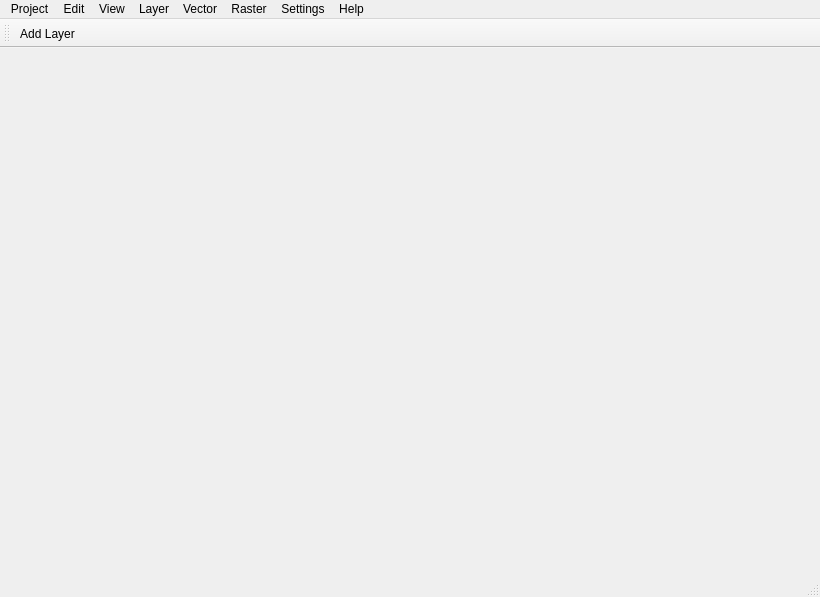
<?xml version="1.0" encoding="UTF-8"?>
<ui version="4.0">
 <class>MainWindow</class>
 <widget class="QMainWindow" name="MainWindow">
  <property name="geometry">
   <rect>
    <x>0</x>
    <y>0</y>
    <width>820</width>
    <height>597</height>
   </rect>
  </property>
  <property name="minimumSize">
   <size>
    <width>600</width>
    <height>400</height>
   </size>
  </property>
  <property name="windowTitle">
   <string>πGIS</string>
  </property>
  <property name="locale">
   <locale language="English" country="UnitedStates"/>
  </property>
  <property name="animated">
   <bool>true</bool>
  </property>
  <widget class="QWidget" name="centralwidget">
   <property name="sizePolicy">
    <sizepolicy hsizetype="Expanding" vsizetype="Expanding">
     <horstretch>0</horstretch>
     <verstretch>0</verstretch>
    </sizepolicy>
   </property>
   <layout class="QHBoxLayout" name="horizontalLayout_2">
    <property name="leftMargin">
     <number>0</number>
    </property>
    <property name="topMargin">
     <number>0</number>
    </property>
    <property name="rightMargin">
     <number>0</number>
    </property>
    <property name="bottomMargin">
     <number>0</number>
    </property>
    <item>
     <layout class="QHBoxLayout" name="mainLayout"/>
    </item>
   </layout>
  </widget>
  <widget class="QMenuBar" name="menuBar">
   <property name="geometry">
    <rect>
     <x>0</x>
     <y>0</y>
     <width>820</width>
     <height>22</height>
    </rect>
   </property>
   <widget class="QMenu" name="menuLayer">
    <property name="title">
     <string>Layer</string>
    </property>
    <widget class="QMenu" name="menuCreateLayer">
     <property name="title">
      <string>Create Layer</string>
     </property>
     <addaction name="actionNewShapefileLayer"/>
    </widget>
    <addaction name="menuCreateLayer"/>
    <addaction name="actionAddLayer"/>
    <addaction name="actionCopyLayer"/>
    <addaction name="separator"/>
    <addaction name="actionEnableEditing"/>
   </widget>
   <widget class="QMenu" name="menuSettings">
    <property name="title">
     <string>Settings</string>
    </property>
    <addaction name="actionOptions"/>
   </widget>
   <widget class="QMenu" name="menuVector">
    <property name="title">
     <string>Vector</string>
    </property>
   </widget>
   <widget class="QMenu" name="menuRaster">
    <property name="title">
     <string>Raster</string>
    </property>
   </widget>
   <widget class="QMenu" name="menuHelp">
    <property name="title">
     <string>Help</string>
    </property>
    <addaction name="actionAbout"/>
   </widget>
   <widget class="QMenu" name="menuView">
    <property name="title">
     <string>View</string>
    </property>
    <addaction name="actionShowToolBar"/>
   </widget>
   <widget class="QMenu" name="menuEdit">
    <property name="title">
     <string>Edit</string>
    </property>
    <addaction name="actionCut"/>
    <addaction name="actionCopy"/>
    <addaction name="separator"/>
    <addaction name="actionPaste"/>
    <addaction name="actionPasteAs"/>
    <addaction name="separator"/>
   </widget>
   <widget class="QMenu" name="menuProject">
    <property name="title">
     <string>Project</string>
    </property>
    <addaction name="actionProjectNew"/>
    <addaction name="separator"/>
    <addaction name="actionProjectOpen"/>
    <addaction name="separator"/>
    <addaction name="actionProjectSave"/>
    <addaction name="actionProjectSaveAs"/>
    <addaction name="actionSaveImage"/>
    <addaction name="separator"/>
    <addaction name="actionExit"/>
   </widget>
   <addaction name="menuProject"/>
   <addaction name="menuEdit"/>
   <addaction name="menuView"/>
   <addaction name="menuLayer"/>
   <addaction name="menuVector"/>
   <addaction name="menuRaster"/>
   <addaction name="menuSettings"/>
   <addaction name="menuHelp"/>
  </widget>
  <widget class="QStatusBar" name="statusBar"/>
  <widget class="QToolBar" name="toolBar">
   <property name="windowTitle">
    <string>toolBar</string>
   </property>
   <attribute name="toolBarArea">
    <enum>TopToolBarArea</enum>
   </attribute>
   <attribute name="toolBarBreak">
    <bool>false</bool>
   </attribute>
   <addaction name="actionAddLayer"/>
  </widget>
  <action name="actionProjectNew">
   <property name="text">
    <string>New</string>
   </property>
  </action>
  <action name="actionProjectOpen">
   <property name="text">
    <string>Open</string>
   </property>
   <property name="shortcut">
    <string>Ctrl+O</string>
   </property>
  </action>
  <action name="actionProjectSave">
   <property name="text">
    <string>Save</string>
   </property>
   <property name="shortcut">
    <string>Ctrl+S</string>
   </property>
  </action>
  <action name="actionExit">
   <property name="text">
    <string>Exit πGIS</string>
   </property>
  </action>
  <action name="actionAbout">
   <property name="text">
    <string>About</string>
   </property>
  </action>
  <action name="actionCut">
   <property name="text">
    <string>Cut Features</string>
   </property>
  </action>
  <action name="actionCopy">
   <property name="text">
    <string>Copy Features</string>
   </property>
  </action>
  <action name="actionPaste">
   <property name="text">
    <string>Paste Features</string>
   </property>
  </action>
  <action name="actionPasteAs">
   <property name="text">
    <string>Paste As</string>
   </property>
  </action>
  <action name="actionCopyLayer">
   <property name="text">
    <string>Copy Layer</string>
   </property>
  </action>
  <action name="actionEnableEditing">
   <property name="checkable">
    <bool>true</bool>
   </property>
   <property name="text">
    <string>Enable Editing</string>
   </property>
  </action>
  <action name="actionShowToolBar">
   <property name="checkable">
    <bool>true</bool>
   </property>
   <property name="checked">
    <bool>true</bool>
   </property>
   <property name="text">
    <string>Show Tool Bar</string>
   </property>
  </action>
  <action name="actionSaveImage">
   <property name="text">
    <string>Save Map As Image</string>
   </property>
  </action>
  <action name="actionProjectSaveAs">
   <property name="text">
    <string>Save As</string>
   </property>
   <property name="shortcut">
    <string>Ctrl+Shift+S</string>
   </property>
  </action>
  <action name="actionNewShapefileLayer">
   <property name="text">
    <string>New Shapefile Layer</string>
   </property>
  </action>
  <action name="actionOptions">
   <property name="text">
    <string>Options</string>
   </property>
  </action>
  <action name="actionAddLayer">
   <property name="text">
    <string>Add Layer</string>
   </property>
  </action>
 </widget>
 <resources/>
 <connections>
  <connection>
   <sender>actionProjectNew</sender>
   <signal>triggered()</signal>
   <receiver>MainWindow</receiver>
   <slot>new_project()</slot>
   <hints>
    <hint type="sourcelabel">
     <x>-1</x>
     <y>-1</y>
    </hint>
    <hint type="destinationlabel">
     <x>380</x>
     <y>323</y>
    </hint>
   </hints>
  </connection>
  <connection>
   <sender>actionProjectOpen</sender>
   <signal>triggered()</signal>
   <receiver>MainWindow</receiver>
   <slot>open_project()</slot>
   <hints>
    <hint type="sourcelabel">
     <x>-1</x>
     <y>-1</y>
    </hint>
    <hint type="destinationlabel">
     <x>380</x>
     <y>323</y>
    </hint>
   </hints>
  </connection>
  <connection>
   <sender>actionProjectSave</sender>
   <signal>triggered()</signal>
   <receiver>MainWindow</receiver>
   <slot>save_project()</slot>
   <hints>
    <hint type="sourcelabel">
     <x>-1</x>
     <y>-1</y>
    </hint>
    <hint type="destinationlabel">
     <x>380</x>
     <y>323</y>
    </hint>
   </hints>
  </connection>
  <connection>
   <sender>actionProjectSaveAs</sender>
   <signal>triggered()</signal>
   <receiver>MainWindow</receiver>
   <slot>save_project_as()</slot>
   <hints>
    <hint type="sourcelabel">
     <x>-1</x>
     <y>-1</y>
    </hint>
    <hint type="destinationlabel">
     <x>380</x>
     <y>323</y>
    </hint>
   </hints>
  </connection>
  <connection>
   <sender>actionExit</sender>
   <signal>triggered()</signal>
   <receiver>MainWindow</receiver>
   <slot>exit_app()</slot>
   <hints>
    <hint type="sourcelabel">
     <x>-1</x>
     <y>-1</y>
    </hint>
    <hint type="destinationlabel">
     <x>380</x>
     <y>323</y>
    </hint>
   </hints>
  </connection>
  <connection>
   <sender>actionAbout</sender>
   <signal>triggered()</signal>
   <receiver>MainWindow</receiver>
   <slot>show_about_page()</slot>
   <hints>
    <hint type="sourcelabel">
     <x>-1</x>
     <y>-1</y>
    </hint>
    <hint type="destinationlabel">
     <x>380</x>
     <y>323</y>
    </hint>
   </hints>
  </connection>
  <connection>
   <sender>actionAddLayer</sender>
   <signal>triggered()</signal>
   <receiver>MainWindow</receiver>
   <slot>add_layer()</slot>
   <hints>
    <hint type="sourcelabel">
     <x>-1</x>
     <y>-1</y>
    </hint>
    <hint type="destinationlabel">
     <x>380</x>
     <y>323</y>
    </hint>
   </hints>
  </connection>
  <connection>
   <sender>actionOptions</sender>
   <signal>triggered()</signal>
   <receiver>MainWindow</receiver>
   <slot>show_options_page()</slot>
   <hints>
    <hint type="sourcelabel">
     <x>-1</x>
     <y>-1</y>
    </hint>
    <hint type="destinationlabel">
     <x>380</x>
     <y>323</y>
    </hint>
   </hints>
  </connection>
  <connection>
   <sender>actionShowToolBar</sender>
   <signal>toggled(bool)</signal>
   <receiver>MainWindow</receiver>
   <slot>switch_tool_bar()</slot>
   <hints>
    <hint type="sourcelabel">
     <x>-1</x>
     <y>-1</y>
    </hint>
    <hint type="destinationlabel">
     <x>380</x>
     <y>323</y>
    </hint>
   </hints>
  </connection>
  <connection>
   <sender>actionEnableEditing</sender>
   <signal>toggled(bool)</signal>
   <receiver>MainWindow</receiver>
   <slot>switch_editing()</slot>
   <hints>
    <hint type="sourcelabel">
     <x>-1</x>
     <y>-1</y>
    </hint>
    <hint type="destinationlabel">
     <x>380</x>
     <y>323</y>
    </hint>
   </hints>
  </connection>
  <connection>
   <sender>actionCopyLayer</sender>
   <signal>triggered()</signal>
   <receiver>MainWindow</receiver>
   <slot>copy_layer()</slot>
   <hints>
    <hint type="sourcelabel">
     <x>-1</x>
     <y>-1</y>
    </hint>
    <hint type="destinationlabel">
     <x>380</x>
     <y>323</y>
    </hint>
   </hints>
  </connection>
 </connections>
 <slots>
  <slot>open_project()</slot>
  <slot>new_project()</slot>
  <slot>save_project()</slot>
  <slot>save_project_as()</slot>
  <slot>exit_app()</slot>
  <slot>show_about_page()</slot>
  <slot>add_layer()</slot>
  <slot>show_options_page()</slot>
  <slot>switch_tool_bar()</slot>
  <slot>switch_editing()</slot>
  <slot>copy_layer()</slot>
 </slots>
</ui>
